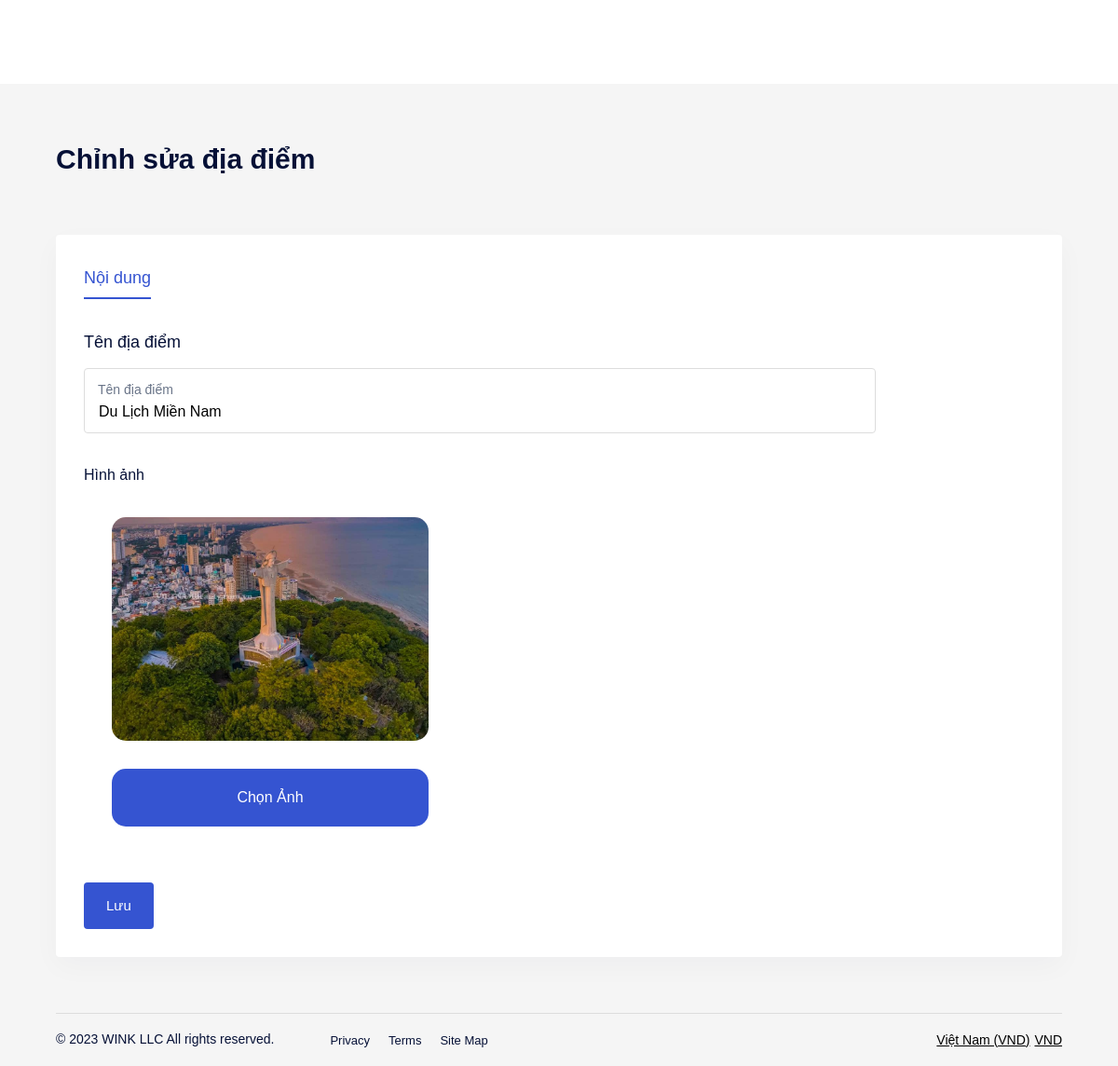
The app's page /admin.php?controller=location&action=edit&id=2 (signed in) with its own data.
### tables this page shows
CREATE TABLE `location` (
  `id` int NOT NULL AUTO_INCREMENT,
  `location_name` varchar(100) NOT NULL,
  `location_description` text,
  `location_image_url` varchar(255) DEFAULT NULL,
  PRIMARY KEY (`id`)
);

### admin/controllers/location/edit.php (called while the page is built, shortened)
<?php
require_once('lib/models.php');
$id = $_GET['id'];
$data = get_a_record('location', $id);
include('admin/views/location/edit.php');

### lib/models.php (called while the page is built, shortened)
<?php
require_once('config/database.php');
function get_a_record($table, $id)
{
    global $conn;
    $id = intval($id);
    $sql = "SELECT * FROM `$table` WHERE id =$id";
    $query = mysqli_query($conn, $sql);
    $data = array();
    if (mysqli_num_rows($query) > 0) {
        while ($row = mysqli_fetch_assoc($query)) {
            $data[] = $row;
        }
    }
    return $data;
}

### admin/views/location/edit.php (the view, shortened to what this page needs)
<?php include('admin/views/shared/header.php') ?>
<div class="dashboard__main">
    <div class="dashboard__content bg-light-2">
        <div class="row y-gap-20 justify-between items-end pb-60 lg:pb-40 md:pb-32">
            <div class="col-auto">
                <h1 class="text-30 lh-14 fw-600">Chỉnh sửa địa điểm</h1>
            </div>
            <div class="col-auto">
            </div>
        </div>
        <div class="py-30 px-30 rounded-4 bg-white shadow-3">
            <div class="tabs -underline-2 js-tabs">
                <div class="tabs__controls row x-gap-40 y-gap-10 lg:x-gap-20 js-tabs-controls">
                    <div class="col-auto">
                        <button
                            class="tabs__button text-18 lg:text-16 text-light-1 fw-500 pb-5 lg:pb-0 js-tabs-button is-tab-el-active"
                            data-tab-target=".-tab-item-1">Nội dung</button>
                    </div>
                </div>
                <div class="tabs__content pt-30 js-tabs-content">
                    <div class="tabs__pane -tab-item-1 is-tab-el-active">
                        <div class="col-xl-10">
                            <?php
                            foreach ($data as $element) { ?>
                            <form id="myform" action="../../../admin.php?controller=location&amp;action=edit"
                                method="post" enctype="multipart/form-data">
                                <div class="text-18 fw-500 mb-10">Tên địa điểm</div>
                                <div class="row x-gap-20 y-gap-20">
                                    <div class="col-12">
                                        <div class="form-input ">
                                            <input name="tendiadiem" type="text" required
                                                value="<?php echo $element['location_name'] ?>">
                                            <label class="lh-1 text-16 text-light-1">Tên địa điểm</label>
                                        </div>
                                    </div>
                                </div>
                                <div class="mt-30">
                                        <div class="fw-500">Hình ảnh</div>
                                        <div class="containerr">
                                            <div class="img-area" data-img="">
                                                <h3>Upload Image</h3>
                                                <p>Image size must be less than <span>2MB</span></p>
                                                <img src="../../../public/img/location/<?php echo $element['location_image_url']; ?>" alt="">
                                            </div>
                                            <button type="button" class="select-image">Chọn Ảnh</button>
                                        </div>
                                    </div>
                                    <div class="d-inline-block pt-30">
                                        <input type="submit" class="button h-50 px-24 -dark-1 bg-blue-1 text-white" value="Lưu" form="myform">
                                    </div>
                                </form>
                            <?php } ?>
                        </div>
                    </div>
                </div>
            </div>
        </div>
        <?php include('admin/views/shared/footer.php') ?>

### records on screen
location: tendiadiem "Du Lịch Miền Nam", location_image_url (picture)
